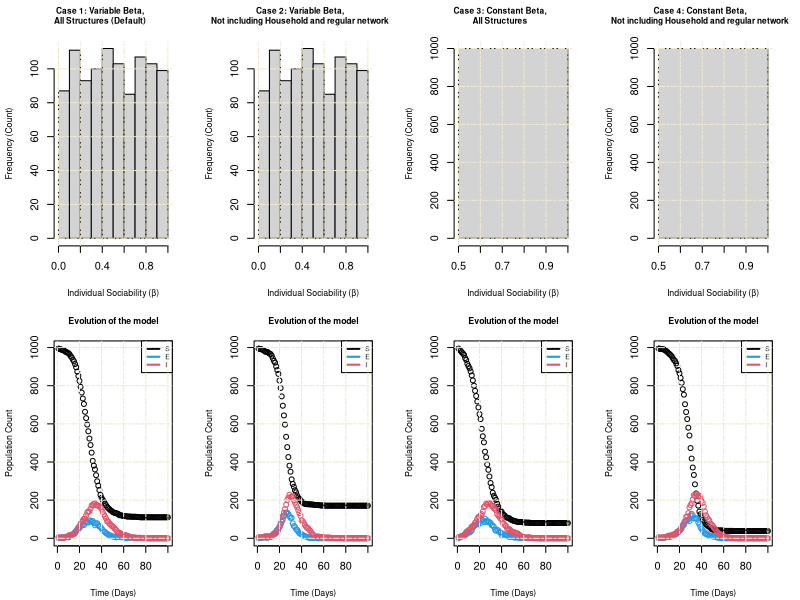

Write R code to recreate this figure.
# This assignment was completed collaboratively by 
# Mansi Neb (s2861549),
# Riccardo Monforte (s2882823), and
# Fakhruddin Hakim Hussain (s2845938).
# Each member contributed approximately one-third (33%) to the total effort,
# covering the setup, model implementation, simulation analysis, and documentation.

# ------------------------------------------------------------------------------#

# This code implements a refined SEIR (Susceptible, Exposed, Infectious, Recovered)
# epidemiological model that accounts for social structure. It contains functions
# to generate household groups and a contact network, which are then used
# in a simulation to study how these social structures (or lack thereof)
# influence epidemic dynamics.

# ------------------------------------------------------------------------------#

# We start by setting up the population's household structure. We generate
# a vector 'h' where each element is a household ID. People with the same
# household ID live in the same household.

n <- 1000       # Number of people in the population.
hmax <- 5       # The maximum number of people in a single household.

# Create household IDs by repeating 1 to n multiple times, sampled up to hmax
# and then truncating to the population size 'n'.
h <- rep(1:n, (sample(1:hmax, n, replace=TRUE)))[1:n]


# ------------------------------------------------------------------------------#

# Now, we create a function called 'get.net()'.

get.net <- function(beta, h, nc = 15) {

# Purpose: Generate a list-based contact network for the population.
# This network represents regular, non-household contacts based on individual
# 'sociability'.

# Inputs:
#   1) beta: numeric vector of sociability for each person 
#           (higher = more likely to contact others)
#   2) h: vector indicating household membership 
#         (people in the same household share the same value)
#   3) nc: average number of contacts per person (default = 15)

# Output:
# A list where the i-th element is a vector of the contact indices for person i.
  
  n <- length(beta)       # Number of individuals in the population.
  beta_bar <- mean(beta)  # Average sociability value across all individuals.
  
  # Calculate the probability of a contact existing for every possible pair of people.
  # The 'outer' function is a fast, vectorized way to apply the probability formula
  # to all pairs of sociability scores.
  p_mat <- outer(beta, beta, function(bi, bj) {
    nc * bi * bj / (beta_bar^2 * (n - 1))
  })
  
  # Ensure all calculated probabilities are valid (between 0 and 1).
  p_mat <- pmin(1, pmax(0, p_mat))
  
  # Create a logical matrix that identifies pairs of people who are in the same
  # household or are the same person.
  same_house_or_individual <- outer(h, h, "==")
  
  # Set the contact probability to 0 for pairs identified in the previous step.
  p_mat[same_house_or_individual] <- 0
  
  # Initialize an empty matrix to represent the network's connections,
  # where a '1' will denote a link.
  A <- matrix(0, n, n)
  
  # We only consider the upper half of the matrix because the network is symmetric
  # (if a person i is connected to person j, j is also connected to i).
  upper_tri_indices <- upper.tri(A)
  
  # Randomly generate contacts in the upper triangle based on the probability matrix.
  # A contact is formed if a random uniform value is less than the calculated probability.
  A[upper_tri_indices] <- runif(sum(upper_tri_indices)) < p_mat[upper_tri_indices]
  
  # Make the matrix symmetric. This ensures that if a link exists
  # from person i to j, it also exists from j to i, completing the network.
  A <- A | t(A)
  
  # Convert the final network matrix into a list format.
  net <- lapply(1:n, function(i) which(A[i, ] == 1))
  
  return(net)
}

# ------------------------------------------------------------------------------#

# Next, we create a function called 'nseir()'.

nseir <- function(beta, h, alink,
                  alpha = c(.1, .01, .01),  
                  delta = .2, gamma = .4, nc = 15,
                  nt = 100, pinf = .005) {

# Purpose: Run a stochastic SEIR simulation with social structure (households + network).

# Inputs:
#   beta  = individual sociability
#   h     = household IDs
#   alink = list of regular non-household contacts for each person
#   alpha = (alpha_h, alpha_c, alpha_r): daily infection probs 
#           for household, network, random contacts (default = 0.1, 0.01, 0.01)
#   gamma = daily prob E (Exposed) --> I (Infectious) (default = 0.4)
#   delta = daily prob I (Infectious) --> R (Recovered) (default = 0.2)
#   nc    = average contact per person (default = 15)
#   nt    = number of days to simulate (default = 100)
#   pinf  = proportion of infective at day 1 (default = 0.005)

# State encoding: S=0; E=1; I=2; R=3

# Output:
# A list with daily counts of S, E, I, R and the time index t.
  
  n <- length(beta)   # Number of individuals in the population.
  
  # Setting up alpha for each possible social scenario
  alpha_h <- alpha[1]
  alpha_c <- alpha[2]
  alpha_r <- alpha[3]
  
  # Initialize susceptibles
  x <-  rep(0, n)
  
  # Create initial infectives (I=2)
  nI0 <- round(pinf * n)
  x[sample.int(n, nI0)] <- 2 
  
  # Setting up storage for tracking pop state each day
  S <- E <- I <- R <-  rep(0, nt)
  
  # Initialize day 1 storage variables
  S[1] <- sum(x == 0)
  E[1] <- sum(x == 1)
  I[1] <- sum(x == 2)
  R[1] <- sum(x == 3)
  
  # Loop over days
  for (t in 2:nt) {
    
    # Set up next time step
    x_next <- x
    
    # Get position of people in each state (previous day)
    S_idx <- which(x == 0)
    E_idx <- which(x == 1)
    I_idx <- which(x == 2) 
    
    # E-->I transition (latency period ends) with probability gamma
    t_I <- runif(length(E_idx)) < gamma
    x_next[E_idx[t_I]] <- 2
    
    # I-->R transition (recovery) with probability delta
    t_R <- runif(length(I_idx)) < delta
    x_next[I_idx[t_R]] <- 3
    
    
    ##---------------- Scenario 1: infection from household--------------------##
    
    # Get number of infectives per household, then per susceptible
    hmax_val <- max(h)
    I_xfam <- tabulate(h[I_idx], nbins = hmax_val) 
    kxS_h <- I_xfam[h[S_idx]] 
    
    # Probability of being infected by a household member
    p_h <- 1 - (1-alpha_h)^kxS_h
    
    
    ##---------------- Scenario 2: infection from network ---------------------##
    
    # Flag infectives; count I among each susceptible’s contacts
    flag <- rep(FALSE, n)
    flag[I_idx] <- TRUE
    kxS_c <- sapply(alink[S_idx], function(i) sum(flag[i]))
    
    # Probability of being infected by a network member
    p_c <- 1 - (1-alpha_c)^kxS_c
    
    
    ##---------------- Scenario 3: random infection ---------------------------##
    
    # Isolate constant factor for pairwise random contacts
    beta_bar <- mean(beta)
    c0 <-  (alpha_r*nc)/(beta_bar^2*(n-1))
    
    # Compute scaled contact factor for susceptibles (includes sociability and base constant)
    beta_j_scaled <- c0*beta[S_idx] 
    
    # Per-infective sociability
    bi <- beta[I_idx] 
    
    # Pairwise transmission probs (rows = susceptibles, cols = infectives)
    M <- beta_j_scaled %o% bi
    
    # Compute log probability of "no-infection"
    # log1p(-M) is numerically stable for log(1-M)
    lsum <- rowSums(log1p(-M))
    
    # Convert cumulative "no-infection" log-probability to infection probability
    p_r <- 1-exp(lsum) 
    
    # Total probability of being infected assuming independence of the three scenarios
    p_tot <- 1- (1-p_h)*(1-p_c)*(1-p_r)
    
    # S --> E transition with total probability p_tot
    new_E <- runif(length(S_idx)) < p_tot
    x_next[S_idx[new_E]] <- 1
    
    # Commit day and update counts
    x <- x_next
    S[t]<-sum(x==0)
    E[t]<-sum(x==1)
    I[t]<-sum(x==2)
    R[t]<-sum(x==3)
  }
  
  # Return the results
  list(S=S, E=E, I=I, R=R, t=0:(nt-1) , beta = beta)
}

# ------------------------------------------------------------------------------#

# Now, we create function called 'plot_sim()' to generate 2 plots.

# Setting plot window for multiple plots.
par(mfcol=c(2,4),mar=c(4,4,3,2) + 0.1)

plot_sim <- function(seir_matrix , case){
  
  # Purpose: Generate two plots: a histogram of the beta (sociability) distribution 
  # and a time-series plot of the S, E, and I populations.
  
  # Inputs:
  #   seir_matrix: A list containing simulation results (S, E, I, R) and the 
  #                beta vector used, as returned by nseir().
  #   case: An integer (1-4) identifying the simulation case for plotting a title.
  
  # Output:
  # Two plots displayed in the current par() window.
  
  ## Defining title for each case
  title <- switch(case,
                  "1" = "Case 1: Variable Beta,\nAll Structures (Default)",
                  "2" = "Case 2: Variable Beta,\nNot including Household and regular network",
                  "3" = "Case 3: Constant Beta,\nAll Structures",
                  "4" = "Case 4: Constant Beta,\nNot including Household and regular network")
  
  ## Generating the location for the title of each case.
  at_params = (1:4 - 0.5) /4
  
  ## Plot 1: Histogram of beta distribution
  hist(seir_matrix$beta,xlab="Individual Sociability (β)", ylab="Frequency (Count)", 
       main = "" ,cex.lab = 0.8) ## beta distribution
  
  ## Adding grid lines to the histogram 
  grid (NULL,NULL, lty = 6, col = "cornsilk2")
  
  ## Plot 2: Time-series of SEIR population counts
  
  ## Plotting the S (Susceptible) vector
  plot(seir_matrix$S,ylim=c(0,max(seir_matrix$S)),xlab="Time (Days)",ylab="Population Count",
       main = "Evolution of the model" , 
       cex.main = 0.8 , cex.lab = 0.8) ## S black
  
  ## Plotting the E (Exposed) and I (Infectious) vectors
  points(seir_matrix$E,col=4);points(seir_matrix$I,col=2) ## E (blue) and I (red)
  
  ## Adding legend to the plot
  legend("topright", 
         legend = c("S", "E", "I"),
         col = c(1, 4, 2), # Black, Blue, Red
         lty = 1, # Line type
         lwd = 2, # Line width
         cex = 0.6) # Font size
  
  ## Adding grid lines to the plot
  grid (NULL,NULL, lty = 6, col = "cornsilk2")
  
  ## Adding the title for the particular case
  mtext(title, side = 3, line = -2, outer = TRUE, at = at_params[case], cex = 0.5 , font = 2)
  
}

# ------------------------------------------------------------------------------#

# Now, we create function called 'run_sim()'.

run_sim <- function(beta , h , 
                    alpha = c(0.1 , 0.01,0.01) , delta = 0.2 , gamma = 0.4 ,
                    nc = 15 , nt = 100 , pinf = 0.005){
  
  # Purpose: A function to execute the full simulation pipeline: 
  # create the network and then run the SEIR model.
  
  # Inputs:
  #   beta, h, alpha, delta, gamma, nc, nt, pinf: All parameters required by nseir().
  
  # Output:
  # The list of simulation results returned by nseir().
  
  # Build the social network using the defined function.
  # 'alink' now holds the list of regular contacts for each person.
  alink = get.net(beta , h , nc)
  
  # Running the SEIR model with the given parameters
  seir_matrix = nseir(beta , h , alink , alpha , delta , gamma , nc , nt , pinf)
  
  return (seir_matrix)
}

#--------------------------------------------------------------------#
# EXPERIMENT SETUP: Now we run the four main simulation scenarios as follows:
# (The 'case' variable is used to label the results for plotting and analysis)

## Case 1 : Default Parameters
## Generate beta from a uniform distribution and 
##keep the other parameters with default values.
case = 1
# Sociability vector (beta)
beta = runif(n , 0 , 1)
seir_matrix_case_1 = run_sim(beta = beta , h = h)
plot_sim(seir_matrix_case_1 , case)

#--------------------------------------------------------------------#

## Case 2 : Not including Household and regular network
## We set αh = αc = 0 and αr = 0.04 so that we don't include
## the Household and the regular network and using the beta generated in case 1.
case = 2
## setting αh = αc = 0 and αr = 0.04
alpha_new = c(0 , 0 , 0.04)
seir_matrix_case_2 = run_sim(beta = beta , h = h , alpha = alpha_new)
plot_sim(seir_matrix_case_2 , case)

#--------------------------------------------------------------------#

## Case 3 : Constant Beta
## In this case, we use a constant beta for every person.
## This beta is generated by taking the average of the betas
## generated in case 1 and assigning it for every person in case 3
## along with taking the default values for all the other parameters.        
case = 3
## Taking the average of the beta vector and repeating it 'n' times                    
beta_new = rep(mean(beta) , n)
seir_matrix_case_3 = run_sim(beta = beta_new , h)
plot_sim(seir_matrix_case_3 , case)

#--------------------------------------------------------------------#

## Case 4 : Constant Beta and not including Household and regular network
## This is the combination of case 2 and case 3 where we take a constant beta
## for each person(beta_new) and not include the household and regular network(alpha_new).
case = 4
seir_matrix_case_4 = run_sim(beta = beta_new , h = h , alpha = alpha_new)
plot_sim(seir_matrix_case_4 , case)

#--------------------Outcome comments---------------------------------#

## Case 1 : Default Parameters

# Households and social networks create smaller, localized clusters of infection.
# People tend to infect others within their families or regular contacts, so
# outbreaks rise and fade in small groups.         

## Case 2 : Not including Household and regular network

# Without social structure, the virus mixes more freely across the whole population,
# leading to a more synchronized and intense spread than in the default model. This
# produces a higher and sharper infection peak that also declines faster. In our runs,
# the number of susceptible people remaining at the end is often higher than when families
# and networks are present. In the structured model, households
# and networks slow down transmission by creating repeated and localized contacts,
# which reduce the effective spread of the infection. In the random-mixing scenario,
# infections reach a larger set of individuals, allowing the variability
# in beta to express its mitigating effect: populations with more heterogeneous beta
# values tend to experience a less extensive epidemic overall, leaving a larger share
# of susceptibles at the end. When social structure is present, repeated contacts within
# families and networks seem to limit this positive effect overall, leading to similar epidemic outcomes regardless
# of beta variability.

## Case 3 : Constant Beta

# When beta has no variability, everyone has the same sociability level. With
# households and networks, transmission remains localized: clusters are smaller
# and the epidemic unfolds more slowly. The infection peak is lower but lasts
# longer. The total number of infections is similar to the model with variable beta,
# showing that families and networks can significantly reduce the negative effect of low beta
# variability, even if they don’t provide much benefit when beta variance is high.

## Case 4 : Constant Beta and not including Household and regular network

# With constant beta and no social structure, the epidemic spreads rapidly through
# the entire population, as contacts are more diverse and less repetitive.
# The infection peak is higher and the final number of susceptibles is smaller
# compared to the structured model, meaning that the total number of infected
# individuals is greater. This confirms that, without clustering, homogeneous
# sociability leads to a faster and wider epidemic.
